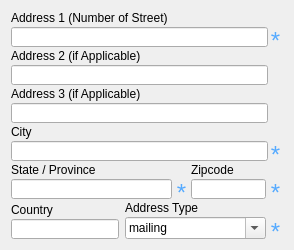
            <widget class="QWidget" name="fgdc_cntaddr" native="true">
             <layout class="QVBoxLayout" name="verticalLayout_5">
              <property name="spacing">
               <number>2</number>
              </property>
              <item>
               <widget class="QLabel" name="label_19">
                <property name="sizePolicy">
                 <sizepolicy hsizetype="Preferred" vsizetype="Minimum">
                  <horstretch>0</horstretch>
                  <verstretch>0</verstretch>
                 </sizepolicy>
                </property>
                <property name="minimumSize">
                 <size>
                  <width>0</width>
                  <height>0</height>
                 </size>
                </property>
                <property name="maximumSize">
                 <size>
                  <width>16777215</width>
                  <height>20</height>
                 </size>
                </property>
                <property name="font">
                 <font>
                  <family>Arial</family>
                  <pointsize>9</pointsize>
                  <weight>50</weight>
                  <italic>false</italic>
                  <bold>false</bold>
                 </font>
                </property>
                <property name="styleSheet">
                 <string notr="true"/>
                </property>
                <property name="text">
                 <string>Address 1 (Number of Street)</string>
                </property>
                <property name="scaledContents">
                 <bool>false</bool>
                </property>
                <property name="alignment">
                 <set>Qt::AlignBottom|Qt::AlignLeading|Qt::AlignLeft</set>
                </property>
                <property name="wordWrap">
                 <bool>false</bool>
                </property>
                <property name="indent">
                 <number>0</number>
                </property>
               </widget>
              </item>
              <item>
               <layout class="QHBoxLayout" name="horizontalLayout_8">
                <property name="spacing">
                 <number>0</number>
                </property>
                <item>
                 <widget class="QLineEdit" name="fgdc_address">
                  <property name="sizePolicy">
                   <sizepolicy hsizetype="Expanding" vsizetype="Minimum">
                    <horstretch>0</horstretch>
                    <verstretch>0</verstretch>
                   </sizepolicy>
                  </property>
                  <property name="minimumSize">
                   <size>
                    <width>0</width>
                    <height>0</height>
                   </size>
                  </property>
                  <property name="maximumSize">
                   <size>
                    <width>16777215</width>
                    <height>20</height>
                   </size>
                  </property>
                  <property name="toolTip">
                   <string>Address -- an address line for the address.
Type: text
Domain: free text
Short Name: address</string>
                  </property>
                 </widget>
                </item>
                <item>
                 <widget class="QLabel" name="label_20">
                  <property name="sizePolicy">
                   <sizepolicy hsizetype="Fixed" vsizetype="Minimum">
                    <horstretch>0</horstretch>
                    <verstretch>0</verstretch>
                   </sizepolicy>
                  </property>
                  <property name="minimumSize">
                   <size>
                    <width>15</width>
                    <height>0</height>
                   </size>
                  </property>
                  <property name="maximumSize">
                   <size>
                    <width>16777215</width>
                    <height>20</height>
                   </size>
                  </property>
                  <property name="font">
                   <font>
                    <family>Arial</family>
                    <pointsize>9</pointsize>
                    <weight>50</weight>
                    <italic>false</italic>
                    <bold>false</bold>
                   </font>
                  </property>
                  <property name="toolTip">
                   <string>Required</string>
                  </property>
                  <property name="text">
                   <string>&lt;html&gt;&lt;head/&gt;&lt;body&gt;&lt;p align=&quot;center&quot;&gt;&lt;span style=&quot; font-size:18pt; color:#55aaff;&quot;&gt;*&lt;/span&gt;&lt;/p&gt;&lt;/body&gt;&lt;/html&gt;</string>
                  </property>
                  <property name="scaledContents">
                   <bool>true</bool>
                  </property>
                  <property name="alignment">
                   <set>Qt::AlignHCenter|Qt::AlignTop</set>
                  </property>
                  <property name="margin">
                   <number>0</number>
                  </property>
                  <property name="indent">
                   <number>0</number>
                  </property>
                 </widget>
                </item>
               </layout>
              </item>
              <item>
               <widget class="QLabel" name="label_21">
                <property name="sizePolicy">
                 <sizepolicy hsizetype="Preferred" vsizetype="Minimum">
                  <horstretch>0</horstretch>
                  <verstretch>0</verstretch>
                 </sizepolicy>
                </property>
                <property name="minimumSize">
                 <size>
                  <width>0</width>
                  <height>0</height>
                 </size>
                </property>
                <property name="maximumSize">
                 <size>
                  <width>16777215</width>
                  <height>20</height>
                 </size>
                </property>
                <property name="text">
                 <string>Address 2 (if Applicable)</string>
                </property>
                <property name="alignment">
                 <set>Qt::AlignBottom|Qt::AlignLeading|Qt::AlignLeft</set>
                </property>
               </widget>
              </item>
              <item>
               <layout class="QHBoxLayout" name="horizontalLayout_9">
                <property name="spacing">
                 <number>0</number>
                </property>
                <item>
                 <widget class="QLineEdit" name="fgdc_address2">
                  <property name="sizePolicy">
                   <sizepolicy hsizetype="Expanding" vsizetype="Minimum">
                    <horstretch>0</horstretch>
                    <verstretch>0</verstretch>
                   </sizepolicy>
                  </property>
                  <property name="minimumSize">
                   <size>
                    <width>0</width>
                    <height>0</height>
                   </size>
                  </property>
                  <property name="maximumSize">
                   <size>
                    <width>16777215</width>
                    <height>20</height>
                   </size>
                  </property>
                  <property name="toolTip">
                   <string>Address -- an address line for the address.
Type: text
Domain: free text
Short Name: address</string>
                  </property>
                 </widget>
                </item>
                <item>
                 <spacer name="horizontalSpacer_5">
                  <property name="sizePolicy">
                   <sizepolicy hsizetype="Fixed" vsizetype="Minimum">
                    <horstretch>0</horstretch>
                    <verstretch>0</verstretch>
                   </sizepolicy>
                  </property>
                  <property name="orientation">
                   <enum>Qt::Horizontal</enum>
                  </property>
                  <property name="sizeType">
                   <enum>QSizePolicy::Fixed</enum>
                  </property>
                  <property name="sizeHint" stdset="0">
                   <size>
                    <width>15</width>
                    <height>20</height>
                   </size>
                  </property>
                 </spacer>
                </item>
               </layout>
              </item>
              <item>
               <widget class="QLabel" name="label_22">
                <property name="sizePolicy">
                 <sizepolicy hsizetype="Preferred" vsizetype="Minimum">
                  <horstretch>0</horstretch>
                  <verstretch>0</verstretch>
                 </sizepolicy>
                </property>
                <property name="minimumSize">
                 <size>
                  <width>0</width>
                  <height>0</height>
                 </size>
                </property>
                <property name="maximumSize">
                 <size>
                  <width>16777215</width>
                  <height>20</height>
                 </size>
                </property>
                <property name="text">
                 <string>Address 3 (if Applicable) </string>
                </property>
                <property name="alignment">
                 <set>Qt::AlignBottom|Qt::AlignLeading|Qt::AlignLeft</set>
                </property>
               </widget>
              </item>
              <item>
               <layout class="QHBoxLayout" name="horizontalLayout_10">
                <property name="spacing">
                 <number>0</number>
                </property>
                <item>
                 <widget class="QLineEdit" name="fgdc_address3">
                  <property name="sizePolicy">
                   <sizepolicy hsizetype="Expanding" vsizetype="Minimum">
                    <horstretch>0</horstretch>
                    <verstretch>0</verstretch>
                   </sizepolicy>
                  </property>
                  <property name="minimumSize">
                   <size>
                    <width>0</width>
                    <height>0</height>
                   </size>
                  </property>
                  <property name="maximumSize">
                   <size>
                    <width>16777215</width>
                    <height>20</height>
                   </size>
                  </property>
                  <property name="toolTip">
                   <string>Address -- an address line for the address.
Type: text
Domain: free text
Short Name: address</string>
                  </property>
                 </widget>
                </item>
                <item>
                 <spacer name="horizontalSpacer_6">
                  <property name="sizePolicy">
                   <sizepolicy hsizetype="Fixed" vsizetype="Minimum">
                    <horstretch>0</horstretch>
                    <verstretch>0</verstretch>
                   </sizepolicy>
                  </property>
                  <property name="orientation">
                   <enum>Qt::Horizontal</enum>
                  </property>
                  <property name="sizeType">
                   <enum>QSizePolicy::Fixed</enum>
                  </property>
                  <property name="sizeHint" stdset="0">
                   <size>
                    <width>15</width>
                    <height>20</height>
                   </size>
                  </property>
                 </spacer>
                </item>
               </layout>
              </item>
              <item>
               <widget class="QLabel" name="label_23">
                <property name="sizePolicy">
                 <sizepolicy hsizetype="Preferred" vsizetype="Minimum">
                  <horstretch>0</horstretch>
                  <verstretch>0</verstretch>
                 </sizepolicy>
                </property>
                <property name="minimumSize">
                 <size>
                  <width>0</width>
                  <height>0</height>
                 </size>
                </property>
                <property name="maximumSize">
                 <size>
                  <width>16777215</width>
                  <height>20</height>
                 </size>
                </property>
                <property name="text">
                 <string>City</string>
                </property>
                <property name="alignment">
                 <set>Qt::AlignBottom|Qt::AlignLeading|Qt::AlignLeft</set>
                </property>
               </widget>
              </item>
              <item>
               <layout class="QHBoxLayout" name="horizontalLayout_11">
                <property name="spacing">
                 <number>0</number>
                </property>
                <item>
                 <widget class="QLineEdit" name="fgdc_city">
                  <property name="sizePolicy">
                   <sizepolicy hsizetype="Expanding" vsizetype="Minimum">
                    <horstretch>0</horstretch>
                    <verstretch>0</verstretch>
                   </sizepolicy>
                  </property>
                  <property name="minimumSize">
                   <size>
                    <width>0</width>
                    <height>0</height>
                   </size>
                  </property>
                  <property name="maximumSize">
                   <size>
                    <width>16777215</width>
                    <height>20</height>
                   </size>
                  </property>
                  <property name="toolTip">
                   <string>City -- the city of the address.
Type: text
Domain: free text
Short Name: city</string>
                  </property>
                 </widget>
                </item>
                <item>
                 <widget class="QLabel" name="label_24">
                  <property name="sizePolicy">
                   <sizepolicy hsizetype="Fixed" vsizetype="Minimum">
                    <horstretch>0</horstretch>
                    <verstretch>0</verstretch>
                   </sizepolicy>
                  </property>
                  <property name="minimumSize">
                   <size>
                    <width>15</width>
                    <height>20</height>
                   </size>
                  </property>
                  <property name="maximumSize">
                   <size>
                    <width>16777215</width>
                    <height>20</height>
                   </size>
                  </property>
                  <property name="font">
                   <font>
                    <family>Arial</family>
                    <pointsize>9</pointsize>
                    <weight>50</weight>
                    <italic>false</italic>
                    <bold>false</bold>
                   </font>
                  </property>
                  <property name="toolTip">
                   <string>Required</string>
                  </property>
                  <property name="text">
                   <string>&lt;html&gt;&lt;head/&gt;&lt;body&gt;&lt;p align=&quot;center&quot;&gt;&lt;span style=&quot; font-size:18pt; color:#55aaff;&quot;&gt;*&lt;/span&gt;&lt;/p&gt;&lt;/body&gt;&lt;/html&gt;</string>
                  </property>
                  <property name="scaledContents">
                   <bool>true</bool>
                  </property>
                  <property name="alignment">
                   <set>Qt::AlignHCenter|Qt::AlignTop</set>
                  </property>
                  <property name="margin">
                   <number>0</number>
                  </property>
                  <property name="indent">
                   <number>0</number>
                  </property>
                 </widget>
                </item>
               </layout>
              </item>
              <item>
               <layout class="QHBoxLayout" name="horizontalLayout_19">
                <item>
                 <layout class="QVBoxLayout" name="verticalLayout_8">
                  <item>
                   <widget class="QLabel" name="label_27">
                    <property name="sizePolicy">
                     <sizepolicy hsizetype="Preferred" vsizetype="Minimum">
                      <horstretch>0</horstretch>
                      <verstretch>0</verstretch>
                     </sizepolicy>
                    </property>
                    <property name="minimumSize">
                     <size>
                      <width>0</width>
                      <height>0</height>
                     </size>
                    </property>
                    <property name="maximumSize">
                     <size>
                      <width>16777215</width>
                      <height>20</height>
                     </size>
                    </property>
                    <property name="styleSheet">
                     <string notr="true"/>
                    </property>
                    <property name="text">
                     <string>State / Province</string>
                    </property>
                    <property name="alignment">
                     <set>Qt::AlignBottom|Qt::AlignLeading|Qt::AlignLeft</set>
                    </property>
                   </widget>
                  </item>
                  <item>
                   <layout class="QHBoxLayout" name="horizontalLayout_18">
                    <item>
                     <widget class="QLineEdit" name="fgdc_state">
                      <property name="sizePolicy">
                       <sizepolicy hsizetype="Expanding" vsizetype="Minimum">
                        <horstretch>0</horstretch>
                        <verstretch>0</verstretch>
                       </sizepolicy>
                      </property>
                      <property name="minimumSize">
                       <size>
                        <width>0</width>
                        <height>0</height>
                       </size>
                      </property>
                      <property name="maximumSize">
                       <size>
                        <width>16777215</width>
                        <height>20</height>
                       </size>
                      </property>
                      <property name="toolTip">
                       <string>State or Province -- the state or province of the address.
Type: text
Domain: free text
Short Name: state</string>
                      </property>
                     </widget>
                    </item>
                    <item>
                     <widget class="QLabel" name="label_28">
                      <property name="sizePolicy">
                       <sizepolicy hsizetype="Fixed" vsizetype="Minimum">
                        <horstretch>0</horstretch>
                        <verstretch>0</verstretch>
                       </sizepolicy>
                      </property>
                      <property name="minimumSize">
                       <size>
                        <width>15</width>
                        <height>0</height>
                       </size>
                      </property>
                      <property name="maximumSize">
                       <size>
                        <width>16777215</width>
                        <height>20</height>
                       </size>
                      </property>
                      <property name="font">
                       <font>
                        <family>Arial</family>
                        <pointsize>9</pointsize>
                        <weight>50</weight>
                        <italic>false</italic>
                        <bold>false</bold>
                       </font>
                      </property>
                      <property name="toolTip">
                       <string>Required</string>
                      </property>
                      <property name="text">
                       <string>&lt;html&gt;&lt;head/&gt;&lt;body&gt;&lt;p align=&quot;center&quot;&gt;&lt;span style=&quot; font-size:18pt; color:#55aaff;&quot;&gt;*&lt;/span&gt;&lt;/p&gt;&lt;/body&gt;&lt;/html&gt;</string>
                      </property>
                      <property name="scaledContents">
                       <bool>true</bool>
                      </property>
                      <property name="alignment">
                       <set>Qt::AlignHCenter|Qt::AlignTop</set>
                      </property>
                      <property name="margin">
                       <number>0</number>
                      </property>
                      <property name="indent">
                       <number>0</number>
                      </property>
                     </widget>
                    </item>
                   </layout>
                  </item>
                 </layout>
                </item>
                <item>
                 <layout class="QVBoxLayout" name="verticalLayout_2">
                  <item>
                   <widget class="QLabel" name="label_30">
                    <property name="sizePolicy">
                     <sizepolicy hsizetype="Preferred" vsizetype="Minimum">
                      <horstretch>0</horstretch>
                      <verstretch>0</verstretch>
                     </sizepolicy>
                    </property>
                    <property name="minimumSize">
                     <size>
                      <width>0</width>
                      <height>0</height>
                     </size>
                    </property>
                    <property name="maximumSize">
                     <size>
                      <width>75</width>
                      <height>20</height>
                     </size>
                    </property>
                    <property name="styleSheet">
                     <string notr="true"/>
                    </property>
                    <property name="text">
                     <string>Zipcode</string>
                    </property>
                    <property name="alignment">
                     <set>Qt::AlignBottom|Qt::AlignLeading|Qt::AlignLeft</set>
                    </property>
                   </widget>
                  </item>
                  <item>
                   <layout class="QHBoxLayout" name="horizontalLayout_2">
                    <item>
                     <widget class="QLineEdit" name="fgdc_postal">
                      <property name="sizePolicy">
                       <sizepolicy hsizetype="Expanding" vsizetype="Minimum">
                        <horstretch>0</horstretch>
                        <verstretch>0</verstretch>
                       </sizepolicy>
                      </property>
                      <property name="minimumSize">
                       <size>
                        <width>0</width>
                        <height>0</height>
                       </size>
                      </property>
                      <property name="maximumSize">
                       <size>
                        <width>75</width>
                        <height>20</height>
                       </size>
                      </property>
                      <property name="toolTip">
                       <string>Postal Code -- the ZIP or other postal code of the address.
Type: text
Domain: free text
Short Name: postal</string>
                      </property>
                     </widget>
                    </item>
                    <item>
                     <widget class="QLabel" name="label_29">
                      <property name="sizePolicy">
                       <sizepolicy hsizetype="Fixed" vsizetype="Minimum">
                        <horstretch>0</horstretch>
                        <verstretch>0</verstretch>
                       </sizepolicy>
                      </property>
                      <property name="minimumSize">
                       <size>
                        <width>15</width>
                        <height>0</height>
                       </size>
                      </property>
                      <property name="maximumSize">
                       <size>
                        <width>16777215</width>
                        <height>20</height>
                       </size>
                      </property>
                      <property name="font">
                       <font>
                        <family>Arial</family>
                        <pointsize>9</pointsize>
                        <weight>50</weight>
                        <italic>false</italic>
                        <bold>false</bold>
                       </font>
                      </property>
                      <property name="toolTip">
                       <string>Required</string>
                      </property>
                      <property name="text">
                       <string>&lt;html&gt;&lt;head/&gt;&lt;body&gt;&lt;p align=&quot;center&quot;&gt;&lt;span style=&quot; font-size:18pt; color:#55aaff;&quot;&gt;*&lt;/span&gt;&lt;/p&gt;&lt;/body&gt;&lt;/html&gt;</string>
                      </property>
                      <property name="scaledContents">
                       <bool>true</bool>
                      </property>
                      <property name="alignment">
                       <set>Qt::AlignHCenter|Qt::AlignTop</set>
                      </property>
                      <property name="margin">
                       <number>0</number>
                      </property>
                      <property name="indent">
                       <number>0</number>
                      </property>
                     </widget>
                    </item>
                   </layout>
                  </item>
                 </layout>
                </item>
               </layout>
              </item>
              <item>
               <layout class="QHBoxLayout" name="horizontalLayout_20">
                <property name="spacing">
                 <number>6</number>
                </property>
                <item>
                 <layout class="QVBoxLayout" name="verticalLayout_9">
                  <property name="spacing">
                   <number>2</number>
                  </property>
                  <item>
                   <widget class="QLabel" name="label_31">
                    <property name="sizePolicy">
                     <sizepolicy hsizetype="Preferred" vsizetype="Minimum">
                      <horstretch>0</horstretch>
                      <verstretch>0</verstretch>
                     </sizepolicy>
                    </property>
                    <property name="minimumSize">
                     <size>
                      <width>0</width>
                      <height>0</height>
                     </size>
                    </property>
                    <property name="maximumSize">
                     <size>
                      <width>16777215</width>
                      <height>20</height>
                     </size>
                    </property>
                    <property name="styleSheet">
                     <string notr="true"/>
                    </property>
                    <property name="text">
                     <string>Country</string>
                    </property>
                    <property name="alignment">
                     <set>Qt::AlignBottom|Qt::AlignLeading|Qt::AlignLeft</set>
                    </property>
                   </widget>
                  </item>
                  <item>
                   <layout class="QHBoxLayout" name="horizontalLayout_21">
                    <property name="spacing">
                     <number>2</number>
                    </property>
                    <item>
                     <widget class="QLineEdit" name="fgdc_country">
                      <property name="sizePolicy">
                       <sizepolicy hsizetype="Expanding" vsizetype="Minimum">
                        <horstretch>0</horstretch>
                        <verstretch>0</verstretch>
                       </sizepolicy>
                      </property>
                      <property name="minimumSize">
                       <size>
                        <width>0</width>
                        <height>0</height>
                       </size>
                      </property>
                      <property name="maximumSize">
                       <size>
                        <width>16777215</width>
                        <height>20</height>
                       </size>
                      </property>
                      <property name="baseSize">
                       <size>
                        <width>25</width>
                        <height>0</height>
                       </size>
                      </property>
                      <property name="toolTip">
                       <string>Country -- the country of the address.
Type: text
Domain: free text
Short Name: country</string>
                      </property>
                     </widget>
                    </item>
                   </layout>
                  </item>
                 </layout>
                </item>
                <item>
                 <layout class="QVBoxLayout" name="verticalLayout_10">
                  <property name="spacing">
                   <number>2</number>
                  </property>
                  <item>
                   <widget class="QLabel" name="label_33">
                    <property name="sizePolicy">
                     <sizepolicy hsizetype="Preferred" vsizetype="Minimum">
                      <horstretch>0</horstretch>
                      <verstretch>0</verstretch>
                     </sizepolicy>
                    </property>
                    <property name="minimumSize">
                     <size>
                      <width>0</width>
                      <height>0</height>
                     </size>
                    </property>
                    <property name="maximumSize">
                     <size>
                      <width>75</width>
                      <height>20</height>
                     </size>
                    </property>
                    <property name="styleSheet">
                     <string notr="true"/>
                    </property>
                    <property name="text">
                     <string>Address Type</string>
                    </property>
                    <property name="alignment">
                     <set>Qt::AlignBottom|Qt::AlignLeading|Qt::AlignLeft</set>
                    </property>
                   </widget>
                  </item>
                  <item>
                   <layout class="QHBoxLayout" name="horizontalLayout_12">
                    <item>
                     <widget class="QComboBox" name="fgdc_addrtype">
                      <property name="sizePolicy">
                       <sizepolicy hsizetype="Preferred" vsizetype="Minimum">
                        <horstretch>0</horstretch>
                        <verstretch>0</verstretch>
                       </sizepolicy>
                      </property>
                      <property name="minimumSize">
                       <size>
                        <width>0</width>
                        <height>0</height>
                       </size>
                      </property>
                      <property name="maximumSize">
                       <size>
                        <width>16777215</width>
                        <height>16777215</height>
                       </size>
                      </property>
                      <property name="toolTip">
                       <string>Address Type -- the information provided by the address.
Type: text
Domain: &quot;mailing&quot; &quot;physical&quot; &quot;mailing and physical&quot;, free text
Short Name: addrtype</string>
                      </property>
                      <property name="editable">
                       <bool>true</bool>
                      </property>
                      <item>
                       <property name="text">
                        <string>mailing</string>
                       </property>
                      </item>
                      <item>
                       <property name="text">
                        <string>physical</string>
                       </property>
                      </item>
                      <item>
                       <property name="text">
                        <string>mailing and physical</string>
                       </property>
                      </item>
                     </widget>
                    </item>
                    <item>
                     <widget class="QLabel" name="label_34">
                      <property name="sizePolicy">
                       <sizepolicy hsizetype="Fixed" vsizetype="Minimum">
                        <horstretch>0</horstretch>
                        <verstretch>0</verstretch>
                       </sizepolicy>
                      </property>
                      <property name="minimumSize">
                       <size>
                        <width>15</width>
                        <height>20</height>
                       </size>
                      </property>
                      <property name="maximumSize">
                       <size>
                        <width>16777215</width>
                        <height>20</height>
                       </size>
                      </property>
                      <property name="font">
                       <font>
                        <family>Arial</family>
                        <pointsize>9</pointsize>
                        <weight>50</weight>
                        <italic>false</italic>
                        <bold>false</bold>
                       </font>
                      </property>
                      <property name="toolTip">
                       <string>Required</string>
                      </property>
                      <property name="text">
                       <string>&lt;html&gt;&lt;head/&gt;&lt;body&gt;&lt;p align=&quot;center&quot;&gt;&lt;span style=&quot; font-size:18pt; color:#55aaff;&quot;&gt;*&lt;/span&gt;&lt;/p&gt;&lt;/body&gt;&lt;/html&gt;</string>
                      </property>
                      <property name="scaledContents">
                       <bool>true</bool>
                      </property>
                      <property name="alignment">
                       <set>Qt::AlignHCenter|Qt::AlignTop</set>
                      </property>
                      <property name="margin">
                       <number>0</number>
                      </property>
                      <property name="indent">
                       <number>0</number>
                      </property>
                     </widget>
                    </item>
                   </layout>
                  </item>
                 </layout>
                </item>
               </layout>
              </item>
             </layout>
            </widget>
